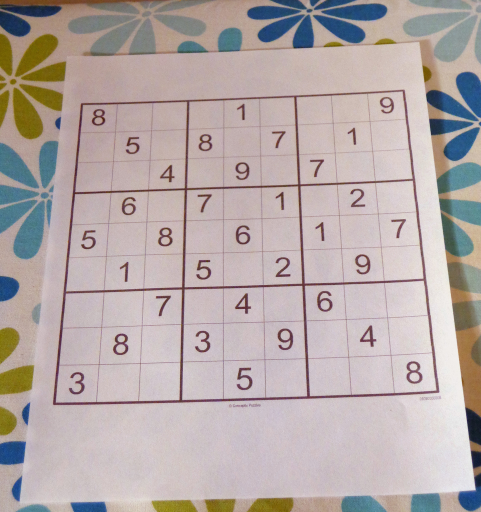
#> input picture DATA/sudoku.jpg, 962 x 1024 px, found by its file name (shown at 1/2 size)
$ python 07-Gradients.py   (older library calls are emulated)
#> lines starting #> are read from the running program, lines starting #| are printed output that depends on the picture; after the words box and inside, x2 and y2 are one past the last pixel; in counts of white or black regions, pixels touching at a corner belong together
import warnings
import cv2
import numpy as np
import matplotlib.pyplot as plt

def load_image():
    blank_img = np.zeros((600,600))
    font = cv2.FONT_HERSHEY_SCRIPT_SIMPLEX
    cv2.putText(blank_img, text='ABCDE', org=(50,300), fontFace=font, fontScale=5, color=(255,255,255))
    return blank_img

img = cv2.imread('DATA\sudoku.jpg',0)
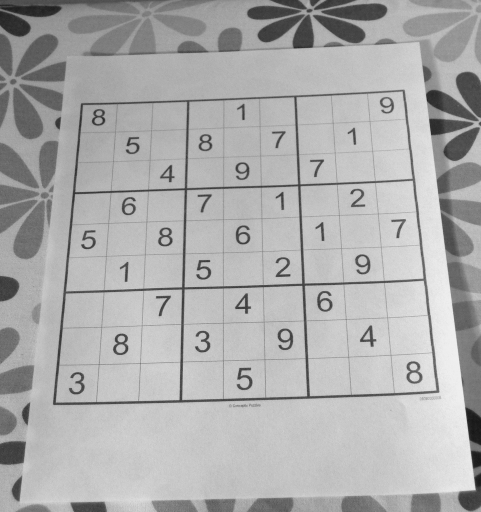
#> img: shape (1024, 962) (shown at 1/2 size); min 20, max 245, mean 172.8
# plt.imshow(img)
# plt.show()

sobelx = cv2.Sobel(img, cv2.CV_64F, 1,0,ksize=5)
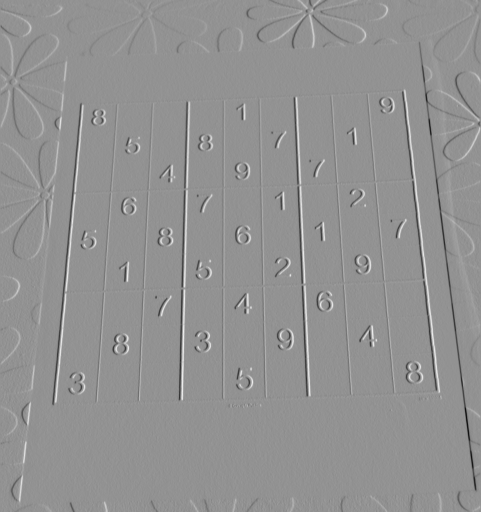
#> sobelx: shape (1024, 962) float64 (shown at 1/2 size); min -8846, max 6561, mean 0.9; drawn with min black and max white
# plt.imshow(sobelx)
# plt.show()

sobelx = cv2.Sobel(img, cv2.CV_64F, 0,1,ksize=5)
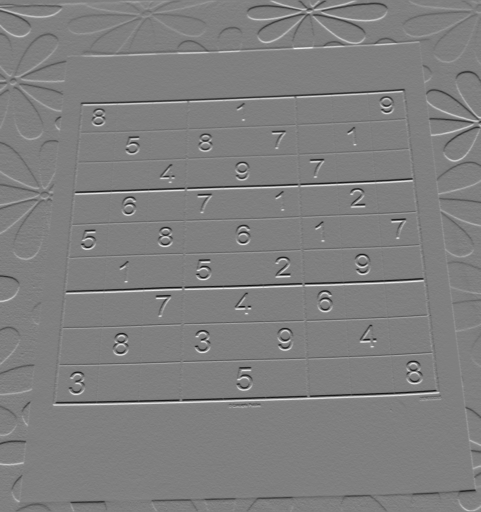
#> sobelx: shape (1024, 962) float64 (shown at 1/2 size); min -6555, max 6535, mean 3.4; drawn with min black and max white
# plt.imshow(sobelx)
# plt.show()

laplacian = cv2.Laplacian(img, cv2.CV_64F)
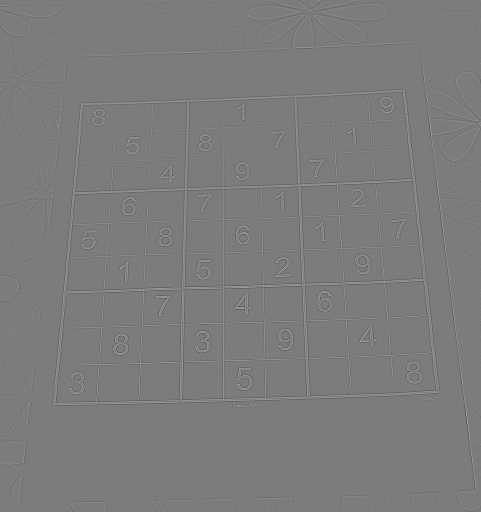
#> laplacian: shape (1024, 962) float64 (shown at 1/2 size); min -231, max 242, mean 0; drawn with min black and max white
# plt.imshow(laplacian)
# plt.show()

blended = cv2.addWeighted(src1=sobelx, alpha=0.5, src2=sobelx, beta=0.5, gamma=0)
# plt.imshow(laplacian)
# plt.show()

ret,th1=cv2.threshold(img, 100, 255, cv2.THRESH_BINARY)
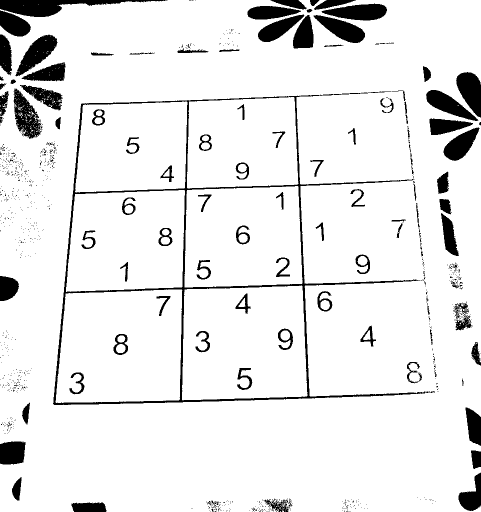
#> th1: shape (1024, 962) (shown at 1/2 size); 91% white; 929 black regions (824 under 20 px), largest, box (x1, y1, x2, y2) and area: (106, 183, 870, 810) 16035, (0, 0, 335, 34) 4756, (31, 69, 115, 153) 3060
# plt.imshow(th1)
# plt.show()

kernel = np.ones((4,4), np.uint8)
gradient = cv2.morphologyEx(blended, cv2.MORPH_GRADIENT, kernel)
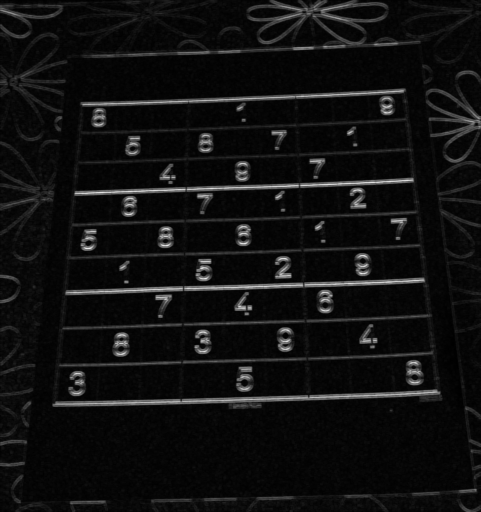
#> gradient: shape (1024, 962) float64 (shown at 1/2 size); min 24, max 11641, mean 771.3; drawn with min black and max white

$ run again, with DATA/Nadia_Murad.jpg copied over DATA/sudoku.jpg
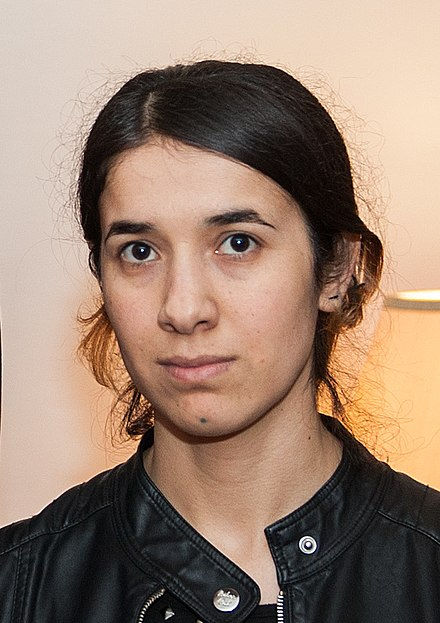
#> input picture DATA/Nadia_Murad.jpg, 440 x 623 px, found by its file name
#> `ret,th1=cv2.threshold(img, 100, 255, cv2.THRESH_BINARY)`:
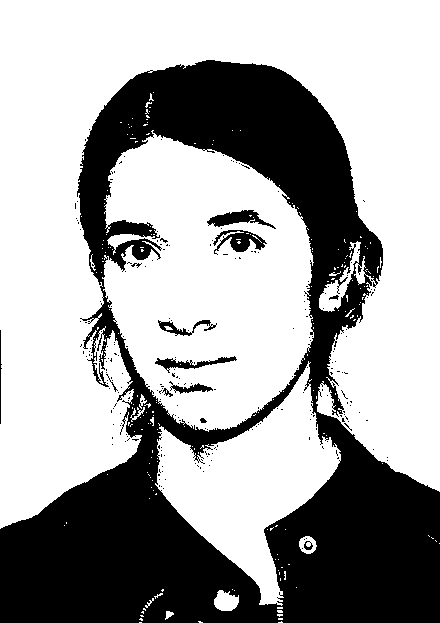
#> th1: shape (623, 440); 64.6% white; 235 black regions (222 under 20 px), largest, box (x1, y1, x2, y2) and area: (0, 60, 440, 623) 94246, (213, 230, 267, 255) 608, (207, 210, 276, 229) 576
#> `gradient = cv2.morphologyEx(blended, cv2.MORPH_GRADIENT, kernel)`:
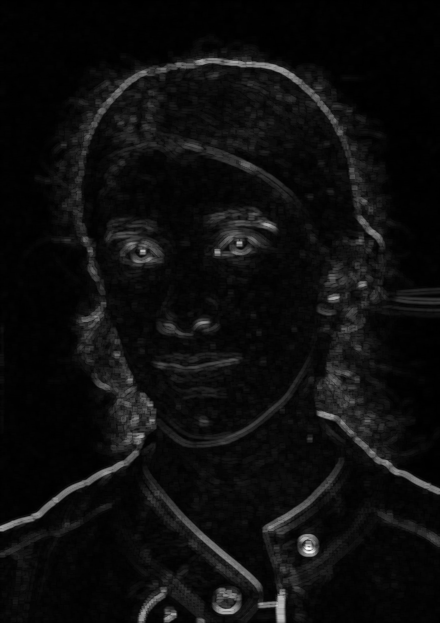
#> gradient: shape (623, 440) float64; min 0, max 19389, mean 1076.4; drawn with min black and max white
